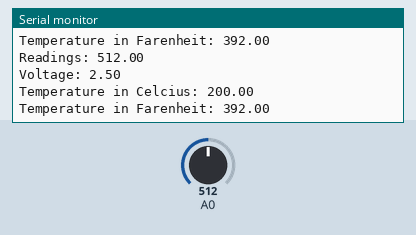
The sketch below on a simulated Arduino Uno, built with avr-gcc and run on an emulated ATmega328P. Parts: the last lines printed to the serial monitor. Inputs (shaded band) come from the test bench; at power-on: A0 = 512.

Above: at 3.8 s.
3.9 s: A0 set to 716
At 6.7 s:
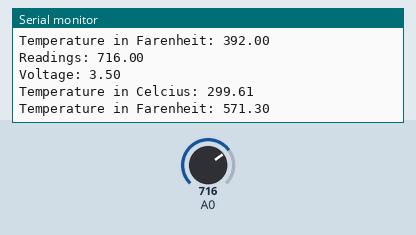
7.8 s: A0 set to 900
At 10.2 s:
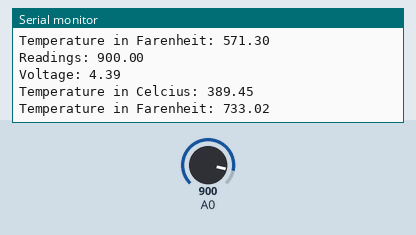
Timing chart, 0 to 11.7 s (numbered marks = the images above; inputs shaded):
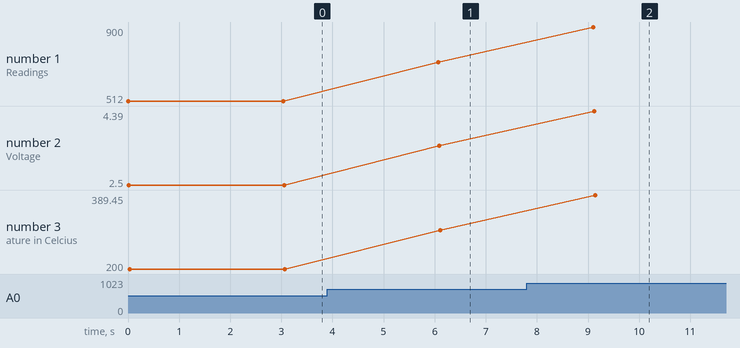

The sketch:

interfacing_temperature_sensor1.ino
```cpp
int temp = A0;
float Temp_C;
float volt;
float read;
float Temp_F;

void setup()
{
  pinMode(A0, INPUT);
  Serial.begin(9600);
}

void loop()
{
  read = analogRead(A0);
  Serial.print("Readings: ");
  Serial.println(read);

  volt = read*5/1024; // diving  by 1024 as data pin is betn 0 to 1024 and 5 is for 5v
  Serial.print("Voltage: ");
  Serial.println(volt);

  Temp_C = 100*(volt-0.5); // CONVERTING FROM 10mv per degree with .5v offset
  Serial.print("Temperature in Celcius: ");
  Serial.println(Temp_C);

  Temp_F=(Temp_C *9/5)+32;
  Serial.print("Temperature in Farenheit: ");
  Serial.println(Temp_F);
  delay(3000);
}
```

Measured:
- after the input at 3.9 s, the serial monitor: prints a new line after 2.2 s (image 1)
- after the input at 7.8 s, the serial monitor: prints a new line after 1.3 s (image 2)
- plotted number 1: 512 → 716 after the input at 3.9 s, 716 → 900 after the input at 7.8 s
- plotted number 2: 2.5 → 3.5 after the input at 3.9 s, 3.5 → 4.39 after the input at 7.8 s
- plotted number 3: 200 → 299.61 after the input at 3.9 s, 299.61 → 389.45 after the input at 7.8 s
